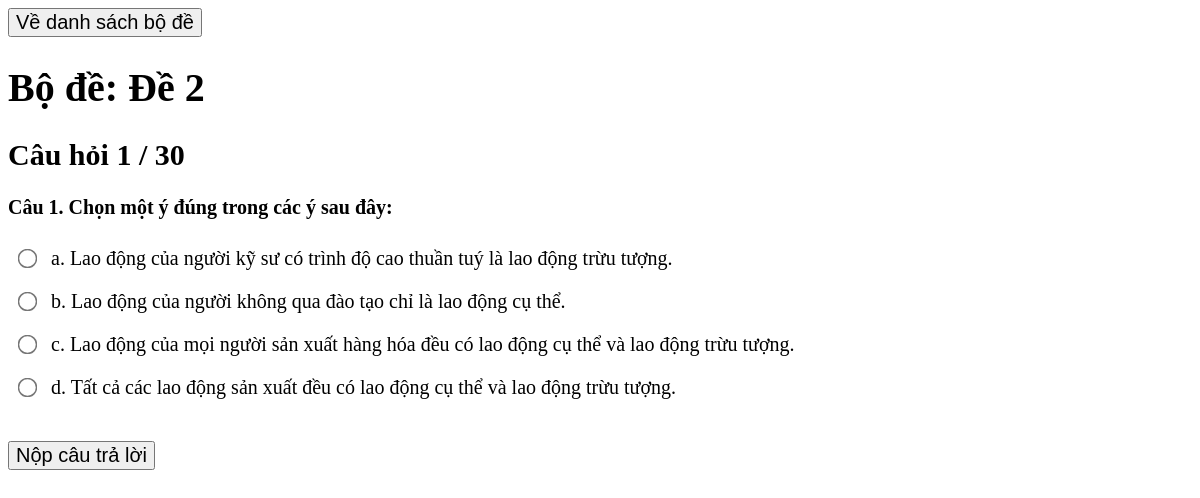
The app's page /exam/2/ with its own data.
### list_exam/models.py (models this page shows, shortened)
class Exam(models.Model):
    title = models.CharField(max_length=200)
    description = models.TextField(blank=True, null=True)
    created_at = models.DateTimeField(auto_now_add=True)

class Question(models.Model):
    exam = models.ForeignKey(Exam, on_delete=models.CASCADE, related_name='questions')
    text = models.CharField(max_length=500)

class Answer(models.Model):
    question = models.ForeignKey(Question, on_delete=models.CASCADE, related_name='answers')
    text = models.CharField(max_length=300)
    is_correct = models.BooleanField(default=False)

### list_exam/views.py (the view)
# urls.py: path('exam/<int:exam_id>/', views.start_exam, name='start_exam'),
def start_exam(request, exam_id):
    exam = get_object_or_404(Exam, id=exam_id)
    questions = exam.questions.all().order_by('id')
    total_questions = len(questions)
    q_index = int(request.GET.get('q', 0))
    if request.method == 'POST':
        q_index = int(request.POST.get('q_index', 0))
        question = questions[q_index]
        answers = question.answers.all()
        answer_value = request.POST.get('answer')
        if answer_value is not None:
            selected_id = int(answer_value)
            correct_answer = answers.filter(is_correct=True).first()
            correct_id = correct_answer.id if correct_answer else None
            is_correct = (selected_id == correct_id)
            if is_correct:
                request.session['score'] = request.session.get('score', 0) + 1
            return render(request, 'list_exam/start_exam.html', {
                'exam': exam,
                'question': question,
                'answers': answers,
                'q_index': q_index,
                'q_index_plus_1': q_index + 1,
                'total_questions': total_questions,
                'selected_id': selected_id,
                'correct_id': correct_id,
                'is_correct': is_correct,
                'has_next_question': (q_index + 1 < total_questions),
                'score': request.session.get('score', 0)
            })
        else:
            error_message = 'Bạn cần chọn một đáp án trước khi tiếp tục.'
            return render(request, 'list_exam/start_exam.html', {
                'exam': exam,
                'question': questions[q_index],
                'answers': questions[q_index].answers.all(),
                'q_index': q_index,
                'q_index_plus_1': q_index + 1,
                'total_questions': total_questions,
                'error_message': error_message,
            })
    else:
        question = questions[q_index]
        answers = question.answers.all()
        return render(request, 'list_exam/start_exam.html', {
            'exam': exam,
            'question': question,
            'answers': answers,
            'q_index': q_index,
            'q_index_plus_1': q_index + 1,
            'total_questions': total_questions,
        })

### templates/list_exam/start_exam.html (shortened to what this page needs)
<!DOCTYPE html>
<html>
<head>
</head>
<body>
    <a href="{% url 'list_exam' %}">
        <button type="button" style="margin: 0 !important;">Về danh sách bộ đề</button>
    </a>
    <h1>Bộ đề: {{ exam.title }}</h1>
    <h2>Câu hỏi {{ q_index_plus_1 }} / {{ total_questions }}</h2>
    <p style="font-weight: 700">{{ question.text }}</p>
    <form method="post" action="?q={{ q_index }}">
        {% for answer in answers %}
            {% if selected_id %}
                {% if answer.id == correct_id %}
                    <label class="answer-label correct">
                        <input type="radio" name="answer" value="{{ answer.id }}" disabled
                            {% if answer.id == selected_id %} checked {% endif %}>
                        {{ answer.text }}
                    </label>
                {% elif answer.id == selected_id and not is_correct %}
                    <label class="answer-label incorrect">
                        <input type="radio" name="answer" value="{{ answer.id }}" disabled checked>
                        {{ answer.text }}
                    </label>
                {% else %}
                    <label class="answer-label">
                        <input type="radio" name="answer" value="{{ answer.id }}" disabled
                            {% if answer.id == selected_id %} checked {% endif %}>
                        {{ answer.text }}
                    </label>
                {% endif %}
            {% else %}
                <label class="answer-label">
                    <input type="radio" name="answer" value="{{ answer.id }}" required>
                    {{ answer.text }}
                </label>
            {% endif %}
        {% endfor %}
        <div class="button-wrapper">
            {% if selected_id %}
                {% if has_next_question %}
                    <a href="?q={{ q_index_plus_1 }}">
                        <button type="button">Câu tiếp theo</button>
                    </a>
                {% else %}
                    <p>Bạn đã hoàn thành bài thi.</p>
                    <p style="font-weight:bold; color:green;">
                        Kết quả: {{ score }} / {{ total_questions }}
                    </p>
                {% endif %}
            {% else %}
                <button type="submit">Nộp câu trả lời</button>
            {% endif %}
        </div>
    </form>
</body>
</html>

### templates/list_exam/start_exam.html (style rules this page uses)
.answer-label { display: block; padding: 8px; margin: 4px 0; border-radius: 4px; cursor: pointer; }
body { font-size: 20px; }
.answer-label input { transform: scale(1.5); margin-right: 12px; }
button { margin-top: 30px; font-size: 20px; }

### records on screen
Exam: title "Đề 2"
Question: text "Câu 1. Chọn một ý đúng trong các ý sau đây:"
Answer: text "a. Lao động của người kỹ sư có trình độ cao thuần tuý là lao động trừu tượng."
Answer: text "b. Lao động của người không qua đào tạo chỉ là lao động cụ thể."
Answer: text "c. Lao động của mọi người sản xuất hàng hóa đều có lao động cụ thể và lao động trừu tượng."
Answer: text "d. Tất cả các lao động sản xuất đều có lao động cụ thể và lao động trừu tượng."

### other values on screen
{{ q_index_plus_1 }} "1"
{{ total_questions }} "30"
